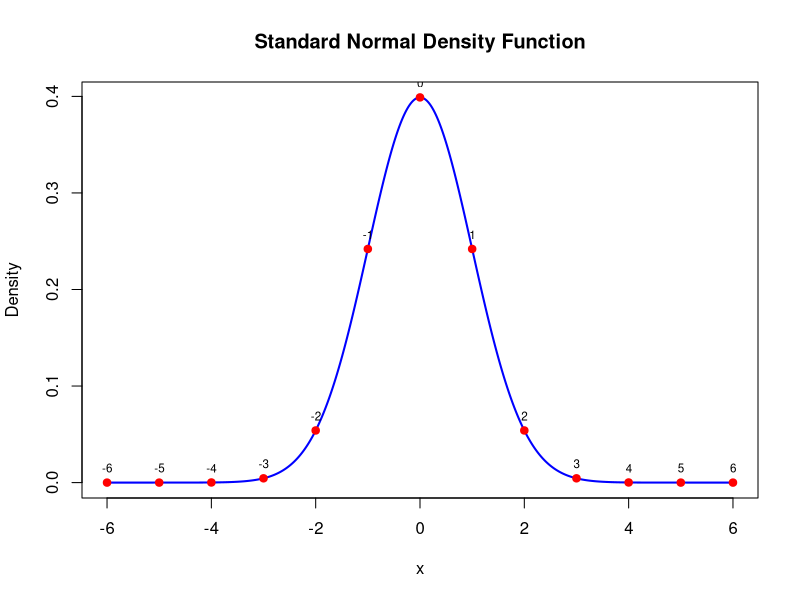
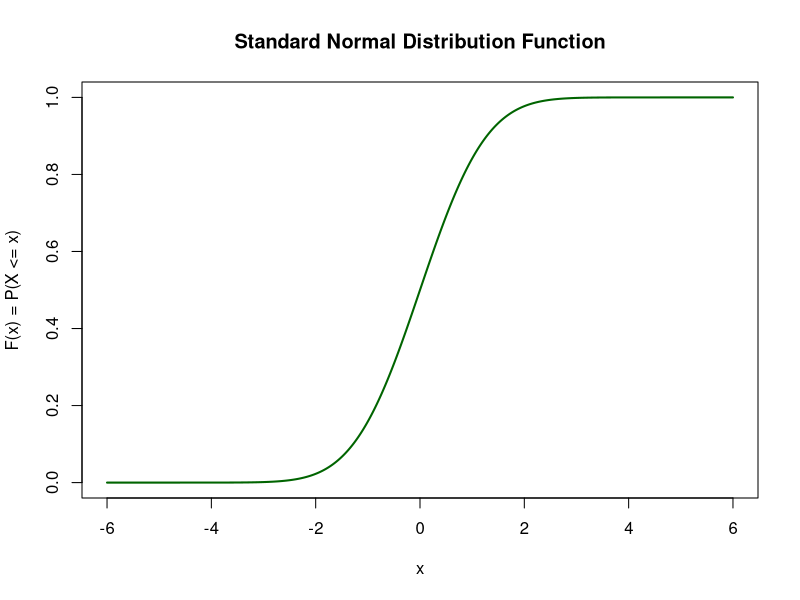

R code for these plots, in order:
## ---- chunk 1
knitr::opts_chunk$set(echo = TRUE)
## ---- chunk 2
# Values from -6 to -6
x <- seq(-6,6, by = 0.01)

# Standard normal density
y_density <- dnorm(x)

# Standard normal distribution function (CDF)
y_cdf <- pnorm(x)

# Points -6, -5, .... , 6
x_points <- seq(-6,6, by = 1)
y_points <- dnorm(x_points)

# Ploting Density function
plot(x, y_density,
    type = "l",
    lwd = 2,
    col = "blue",
    main = "Standard Normal Density Function",
    xlab = "x",
    ylab = "Density",
    xlim = c(-6, 6))

# Add points -6(1)6
points(x_points, y_points,
    pch = 19,
    col = "red")

# Labeling the points
text(x_points, y_points,
    labels = x_points,
    pos = 3,
    cex = 0.7)
    
# Ploting the Distribution Function (CDF)
plot(x, y_cdf,
    type = "l",
    lwd = 2,
    col = "darkgreen",
    main = "Standard Normal Distribution Function",
    xlab = "x",
    ylab = "F(x) = P(X <= x)",
    xlim = c(-6, 6),
    ylim = c(0, 1))
